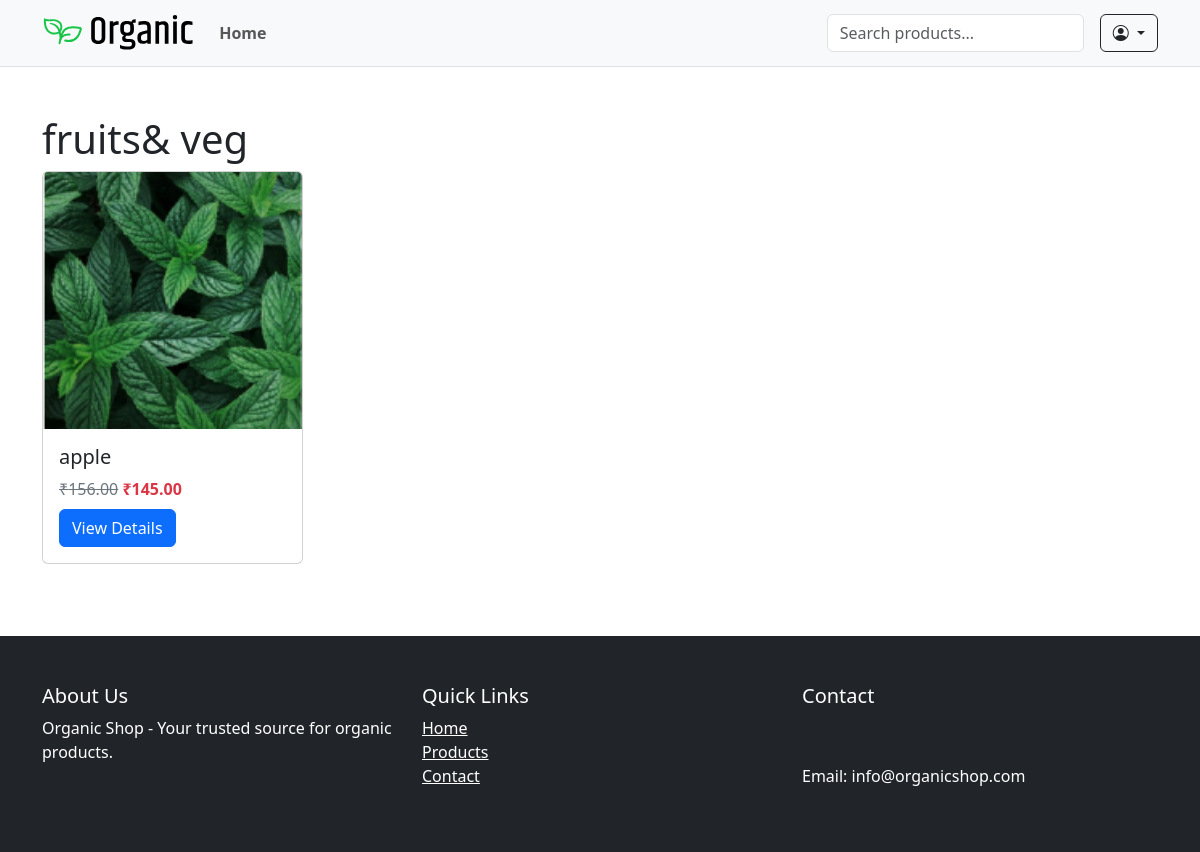
Before: /category/breadssweets/ with the older database file.
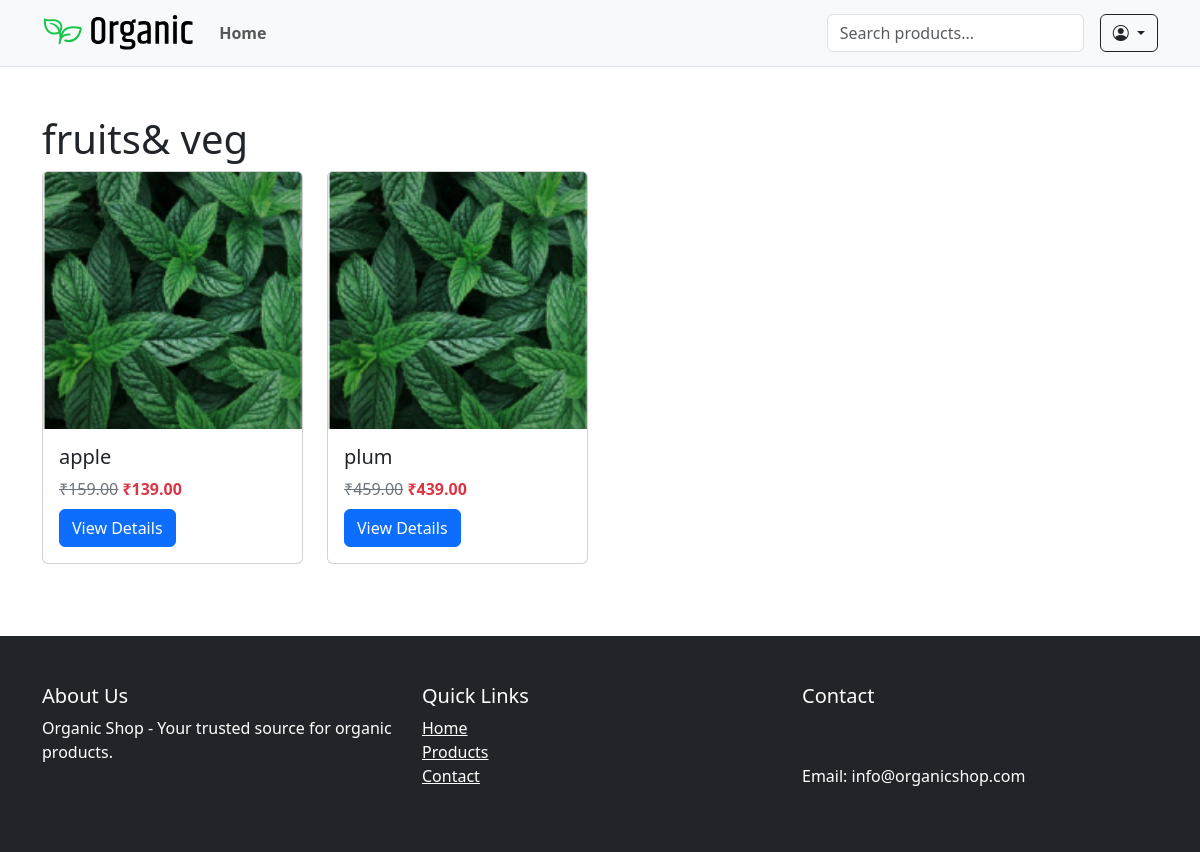
After: the same page with the newer database file.
### shop/models.py (models this page shows, shortened)
class Category(models.Model):
    name = models.CharField(max_length=100)
    slug = models.SlugField(unique=True)
    image = models.ImageField(upload_to='categories/')
    class Meta:
        verbose_name_plural = "Categories"

class Product(models.Model):
    category = models.ForeignKey(Category, on_delete=models.CASCADE, related_name='products')
    name = models.CharField(max_length=255)
    slug = models.SlugField(unique=True)
    description = models.TextField()
    price = models.DecimalField(max_digits=10, decimal_places=2)
    discount_price = models.DecimalField(max_digits=10, decimal_places=2, null=True, blank=True)
    image = models.ImageField(upload_to='products/')
    is_featured = models.BooleanField(default=False)
    sold_count = models.PositiveIntegerField(default=0)
    created_at = models.DateTimeField(auto_now_add=True)
    views = models.PositiveIntegerField(default=0)
    available = models.BooleanField(default=True)
    stock = models.PositiveIntegerField(default=0)
    @property
    def has_variants(self):
        return self.variants.exists()
    @property
    def display_discount(self):
        if self.has_variants or not self.discount_price:
            return None
        return self.get_discount_percentage

class ProductVariant(models.Model):
    product = models.ForeignKey(Product, on_delete=models.CASCADE, related_name='variants')
    values = models.ManyToManyField(VariantValue)
    price = models.DecimalField(max_digits=10, decimal_places=2)
    discount_price = models.DecimalField(max_digits=10, decimal_places=2, null=True, blank=True)
    stock = models.IntegerField()
    sku = models.CharField(max_length=50, unique=True, blank=True)
    image = models.ImageField(upload_to='variants/', null=True, blank=True)
    sold_count = models.IntegerField(default=0)

### shop/views.py (the view)
# urls.py: path('category/<slug:slug>/', views.category_detail, name='category_detail'),
def category_detail(request, slug):
    category = get_object_or_404(Category, slug=slug)
    products = category.products.filter(available=True).prefetch_related('variants')
    for product in products:
        default_variant = product.variants.order_by('-stock').first()
        product.default_variant = default_variant
    context = {
        'category': category,
        'products': products,
    }
    return render(request, 'shop/category_detail.html', context)

### shop/templates/shop/category_detail.html (shortened to what this page needs)
{% extends 'shop/base.html' %}
{% load static %}
{% block content %}
<div class="container py-5">
    <h1>{{ category.name }}</h1>
    <div class="row">
        {% for product in products %}
        {% with variant=product.default_variant %}
        <div class="col-md-3 mb-4">
            <div class="card h-100">
                {% if variant and variant.image %}
                    <img src="{{ variant.image.url }}" class="card-img-top" alt="{{ product.name }}">
                {% elif product.image %}
                    <img src="{{ product.image.url }}" class="card-img-top" alt="{{ product.name }}">
                {% endif %}
                <div class="card-body">
                    <h5 class="card-title">{{ product.name }}</h5>
                    <div class="price">
                        {% if variant %}
                            {% if variant.discount_price %}
                                <del>₹{{ variant.price }}</del>
                                <span class="text-danger">₹{{ variant.discount_price }}</span>
                            {% else %}
                                <span>₹{{ variant.price }}</span>
                            {% endif %}
                        {% else %}
                            <span>Price not available</span>
                        {% endif %}
                    </div>
                    <a href="{% url 'shop:product_detail' product.slug %}" class="btn btn-primary mt-2">View Details</a>
                </div>
            </div>
        </div>
        {% endwith %}
        {% endfor %}
    </div>
</div>
{% endblock %}

### shop/templates/shop/base.html (shortened to what this page needs)
<!DOCTYPE html>
{% load static %}
<html lang="en">
<head>
    <link href="https://cdn.jsdelivr.net/npm/bootstrap@5.3.0-alpha3/dist/css/bootstrap.min.css" rel="stylesheet">
    <link rel="stylesheet" href="{% static 'css/style.css' %}">
    <link rel="stylesheet" href="https://cdn.jsdelivr.net/npm/bootstrap-icons@1.10.5/font/bootstrap-icons.css">
</head>
<body>
    {% include 'shop/partials/header.html' %}
    <main>
        {% block content %}{% endblock %}
    </main>
    {% include 'shop/partials/footer.html' %}
</body>
</html>

### shop/templates/shop/partials/header.html (shortened to what this page needs)
{% load static %}
<header>
  <nav class="navbar navbar-expand-lg navbar-light bg-light border-bottom py-2">
    <div class="container">
      <a class="navbar-brand" href="{% url 'shop:index' %}">
        <img src="{% static 'images/logo.svg' %}" alt="Organic Shop" height="40">
      </a>
      <div class="collapse navbar-collapse" id="navbarContent">
        <ul class="navbar-nav me-auto mb-2 mb-lg-0 gap-2">
          <li class="nav-item">
            <a class="nav-link fw-semibold" href="{% url 'shop:index' %}">Home</a>
          </li>
        </ul>
        <form class="d-flex position-relative me-3" id="ajax-search-form">
          <input class="form-control" type="search" id="search-input" placeholder="Search products..." aria-label="Search">
        </form>
        <div class="dropdown">
          <a class="btn btn-outline-dark dropdown-toggle" href="#" role="button" id="userMenu" data-bs-toggle="dropdown" aria-expanded="false">
            <i class="bi bi-person-circle"></i>
          </a>
        </div>
      </div>
    </div>
  </nav>
</header>

### shop/templates/shop/partials/footer.html
<footer class="bg-dark text-white py-5">
    <div class="container">
        <div class="row">
            <div class="col-md-4">
                <h5>About Us</h5>
                <p>Organic Shop - Your trusted source for organic products.</p>
            </div>
            <div class="col-md-4">
                <h5>Quick Links</h5>
                <ul class="list-unstyled">
                    <li><a href="#" class="text-white">Home</a></li>
                    <li><a href="#" class="text-white">Products</a></li>
                    <li><a href="#" class="text-white">Contact</a></li>
                </ul>
            </div>
            <div class="col-md-4">
                <h5>Contact</h5>
                <address>
                    <br>
                    <br>
                    Email: info@organicshop.com
                </address>
            </div>
        </div>
    </div>
</footer>

### shop/static/css/style.css (style rules this page uses)
.price del { color: #6c757d; }
.price .text-danger { font-weight: bold; }

Changed rows visible on the page:
changed Product "apple": default_variant.price "156.00" → "159.00"; default_variant.discount_price "145.00" → "139.00"
added Product: image (picture), name "plum", default_variant.price "459.00", default_variant.discount_price "439.00"
